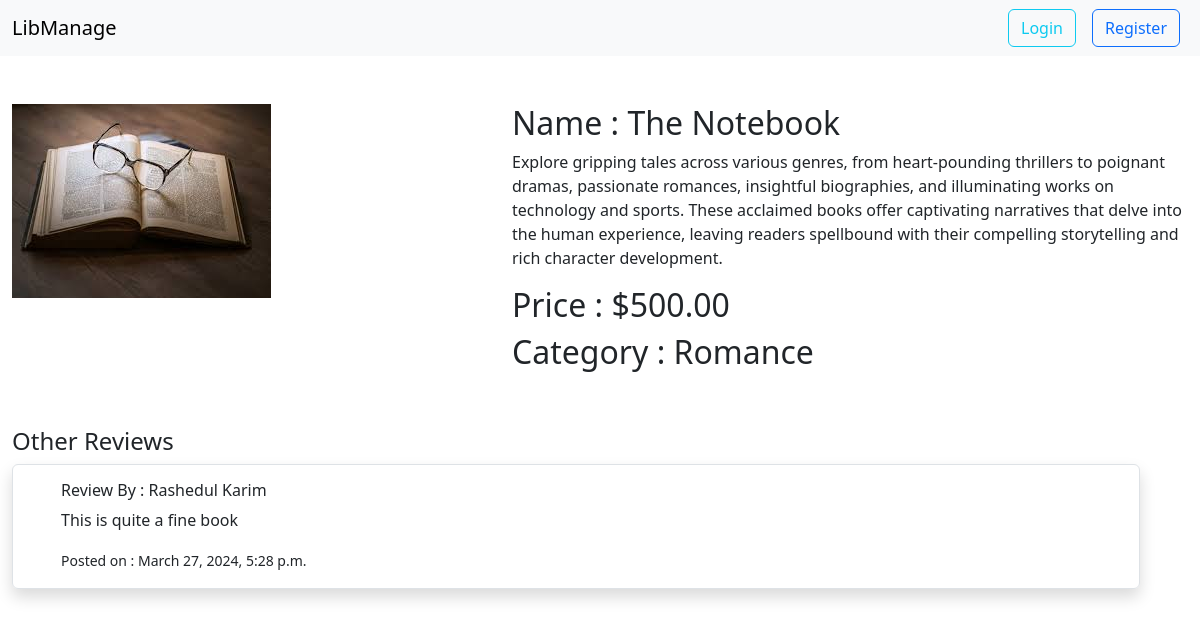
Screenshot of /book/6/ with the database file from the repository.
### book/models.py (models this page shows)
class Book(models.Model) :
    title = models.CharField(max_length=25);
    description = models.CharField(max_length=500);
    image = models.ImageField(upload_to='uploads/media/', blank=True, null=True);
    price = models.DecimalField(decimal_places=2, max_digits=12);
    category=models.ForeignKey(Category, related_name='category', on_delete=models.CASCADE)

### category/models.py (models this page shows)
class Category(models.Model) :
    name = models.CharField(max_length=20);

### review/models.py (models this page shows)
class Review(models.Model) :
    book = models.ForeignKey(Book, on_delete=models.CASCADE, related_name="review");
    user = models.ForeignKey(User, on_delete=models.CASCADE, related_name="user")
    name = models.CharField(max_length = 30);
    review = models.CharField(max_length = 150);
    createdAt = models.DateTimeField(auto_now_add = True);

### book/views.py (the view)
# urls.py: path('<int:pk>/', views.BookDetailView.as_view(), name='detailPage'),
class BookDetailView(DetailView):
    model = Book
    pk_url_kwarg = 'pk'
    template_name = 'bookDetail.html'
    context_object_name = 'book'
    def get_context_data(self, **kwargs):
        context = super().get_context_data(**kwargs)
        context['form'] = ReviewForm()
        context['reviews'] = Review.objects.filter(book=context['book'])
        context['canReview'] = False
        if self.request.user.is_authenticated:
            if Borrow.objects.filter(book=context['book'], user=self.request.user).exists():
                context['canReview'] = True
        return context

### book/templates/bookDetail.html (shortened to what this page needs)
{% extends 'base.html' %}
{% load static %}
{% load crispy_forms_tags %}
{% block content %}
<div class="container-fluid my-5">
    <div class="row">
    <div class="col-5">
      <img src="{% static 'book.jpg' %}"  class="img-fluid object-fit-cover" alt="" />
    </div>
    <div class="col-7">
      <h2>Name : {{book.title}}</h2>
      <p>
        {{book.description}}
      </p>
      <h2>Price : ${{book.price}}</h2>
      <h2>Category : {{book.category.name}}</h2>
    </div>
    <div class="d-flex mt-5">
        <div class=" flex-grow-1">
            <h4>Other Reviews</h4>
            <div class="me-5">
                {% for review in reviews %}
                <div class="border rounded shadow px-5 py-3 my-2">
                    <h6>Review By : {{review.name}}</h6>
                    <p>{{review.review}}</p>
                    <small>Posted on : {{review.createdAt}}</small>
                </div>
              {% endfor %}
            </div>
        </div>
    </div>
  </div>
</div>
{% endblock %}

### rows the page displays
Book: title "The Notebook", description "Explore gripping tales across various genres, from heart-pounding thrillers to poignant dramas, passionate romances, insightful biographies, and illuminating works on technology and sports. These acclaimed books offer captivating narratives that delve into the human experience, leaving readers spellbound with their compelling storytelling and rich character development.", price "500.00", category.name "Romance"
Review: name "Rashedul Karim", review "This is quite a fine book", createdAt "March 27, 2024, 5:28 p.m."
